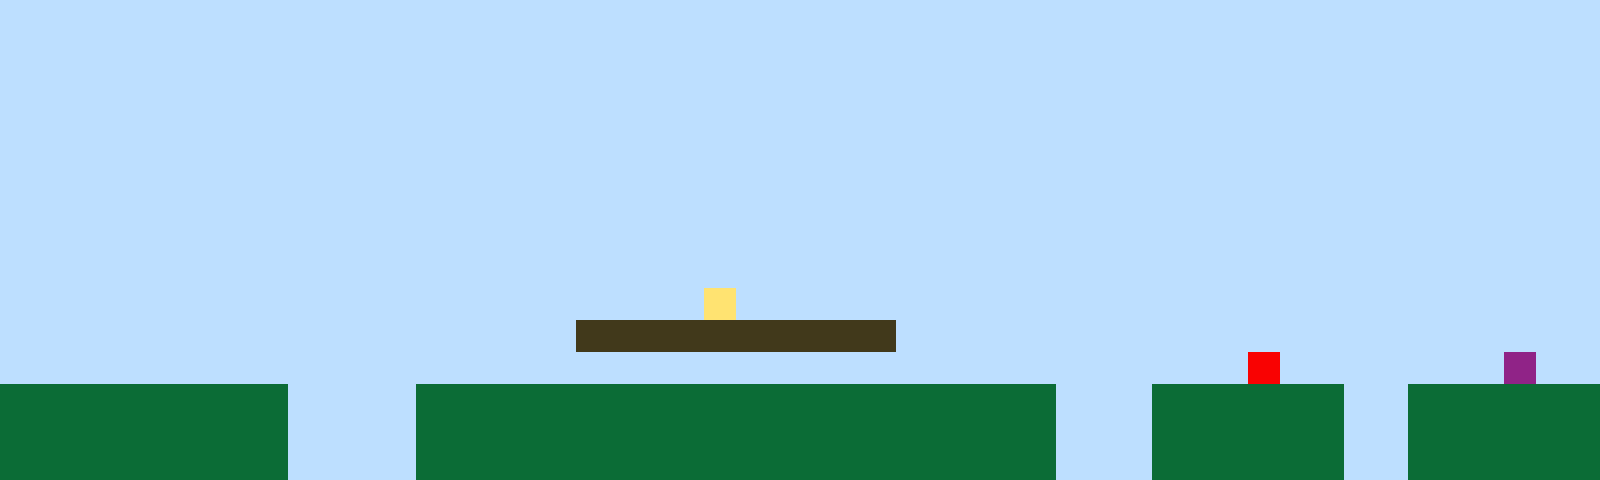

This game map was drawn from its Tiled (.tmx) file and the tilesets committed beside it. A one-line description and the full map source follow:
An orthogonal 50x15 tile map with 32x32 px tiles, 1 tile layer (Tile Layer 1).

<map version="1.10" tiledversion="1.11.2" orientation="orthogonal" renderorder="right-up" width="50" height="15" tilewidth="32" tileheight="32" infinite="0" nextlayerid="2" nextobjectid="1"><editorsettings><export target="map1.csv" format="csv" /></editorsettings><tileset firstgid="1" name="sprites" tilewidth="32" tileheight="32" tilecount="6" columns="3"><image source="sprites.png" width="96" height="64" /></tileset><layer id="1" name="Tile Layer 1" width="50" height="15"><data encoding="csv">1,1,1,1,1,1,1,1,1,1,1,1,1,1,1,1,1,1,1,1,1,1,1,1,1,1,1,1,1,1,1,1,1,1,1,1,1,1,1,1,1,1,1,1,1,1,1,1,1,1,1,1,1,1,1,1,1,1,1,1,1,1,1,1,1,1,1,1,1,1,1,1,1,1,1,1,1,1,1,1,1,1,1,1,1,1,1,1,1,1,1,1,1,1,1,1,1,1,1,1,1,1,1,1,1,1,1,1,1,1,1,1,1,1,1,1,1,1,1,1,1,1,1,1,1,1,1,1,1,1,1,1,1,1,1,1,1,1,1,1,1,1,1,1,1,1,1,1,1,1,1,1,1,1,1,1,1,1,1,1,1,1,1,1,1,1,1,1,1,1,1,1,1,1,1,1,1,1,1,1,1,1,1,1,1,1,1,1,1,1,1,1,1,1,1,1,1,1,1,1,1,1,1,1,1,1,1,1,1,1,1,1,1,1,1,1,1,1,1,1,1,1,1,1,1,1,1,1,1,1,1,1,1,1,1,1,1,1,1,1,1,1,1,1,1,1,1,1,1,1,1,1,1,1,1,1,1,1,1,1,1,1,1,1,1,1,1,1,1,1,1,1,1,1,1,1,1,1,1,1,1,1,1,1,1,1,1,1,1,1,1,1,1,1,1,1,1,1,1,1,1,1,1,1,1,1,1,1,1,1,1,1,1,1,1,1,1,1,1,1,1,1,1,1,1,1,1,1,1,1,1,1,1,1,1,1,1,1,1,1,1,1,1,1,1,1,1,1,1,1,1,1,1,1,1,1,1,1,1,1,1,1,1,1,1,1,1,1,1,1,1,1,1,1,1,1,1,1,1,1,1,1,1,1,1,1,1,1,1,1,1,1,1,1,1,1,1,1,1,1,1,1,1,1,1,1,1,1,1,1,1,1,1,1,1,1,1,1,1,1,1,1,1,1,1,1,1,1,1,1,1,1,1,1,1,1,1,1,1,1,1,1,1,1,1,1,1,1,1,1,1,1,1,1,1,1,1,1,1,1,1,1,1,1,1,1,1,1,1,1,1,1,4,1,1,1,1,1,1,1,1,1,1,1,1,1,1,1,1,1,1,1,1,1,1,1,1,1,1,1,1,1,1,1,1,1,1,1,1,1,1,1,1,1,1,1,1,1,3,3,3,3,3,3,3,3,3,3,1,1,1,1,1,1,1,1,1,1,1,1,1,1,1,1,1,1,1,1,1,1,1,1,1,1,1,1,1,1,1,1,1,1,1,1,1,1,1,1,1,1,1,1,1,1,1,1,1,1,1,1,1,1,1,1,1,1,1,1,1,5,1,1,1,1,1,1,1,6,1,1,2,2,2,2,2,2,2,2,2,1,1,1,1,2,2,2,2,2,2,2,2,2,2,2,2,2,2,2,2,2,2,2,2,1,1,1,2,2,2,2,2,2,1,1,2,2,2,2,2,2,2,2,2,2,2,2,2,2,2,1,1,1,1,2,2,2,2,2,2,2,2,2,2,2,2,2,2,2,2,2,2,2,2,1,1,1,2,2,2,2,2,2,1,1,2,2,2,2,2,2,2,2,2,2,2,2,2,2,2,1,1,1,1,2,2,2,2,2,2,2,2,2,2,2,2,2,2,2,2,2,2,2,2,1,1,1,2,2,2,2,2,2,1,1,2,2,2,2,2,2</data></layer></map>
